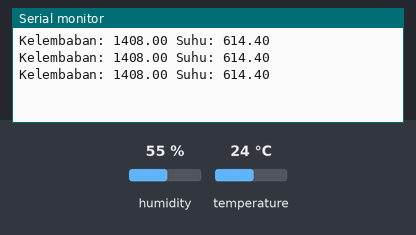
A sketch run on a simulated Arduino Uno, built with avr-gcc and run on an emulated ATmega328P. Shown: the last lines printed to the serial monitor. Wiring (inferred from the names in the program): DHT11 sensor: data pin 2. Inputs (shaded band) come from the test bench; at power-on: humidity 55 %, temperature 24 °C.

Above: at 2.8 s.
2.9 s: humidity set to 22 %
At 4.8 s:
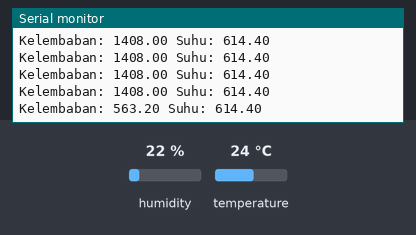
5.6 s: temperature set to 12 °C
At 6.7 s:
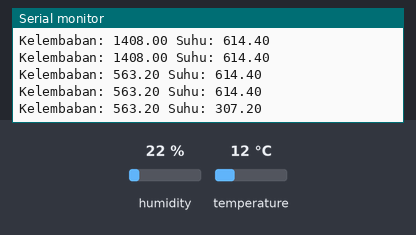
8.3 s: humidity set to 40 %
At 9.9 s:
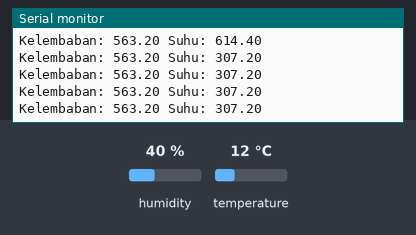
Timing chart, 0 to 11.4 s (numbered marks = the images above; inputs shaded):
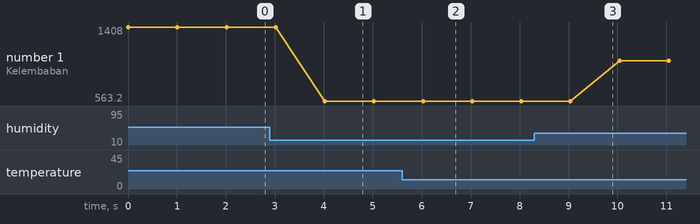

The sketch:

sketch_apr22b.ino
```cpp
#include "DHT.h"
 
// pin digital yang digunakan
#define DHTPIN 2
 
// saat ini saya pakai sensor DHT11.
// uncomment sensor yang diinginkan
 
#define DHTTYPE DHT22
//#define DHTTYPE DHT22  
//#define DHTTYPE DHT21
 
DHT dht(DHTPIN, DHTTYPE);
 
void setup() {
  Serial.begin(9600);
  dht.begin();
}
 
void loop() {
  // Baca kelembaban
  float h = dht.readHumidity();
  // Baca temperatur dalam celcius
  float t = dht.readTemperature();
  //tampilkan pada serial monitor 
  Serial.print("Kelembaban: ");
  Serial.print(h);
  Serial.print(" Suhu: ");
  Serial.println(t);
  delay(1000);

  
}
```

Measured:
- after the input at 2.9 s, the serial monitor: prints a new line after 1.1 s (image 1)
- after the input at 5.6 s, the serial monitor: prints a new line after 0.43 s (image 2)
- plotted number 1: 1408 → 563.2 after the input at 2.9 s, 563.2 → 1024 after the input at 8.3 s
